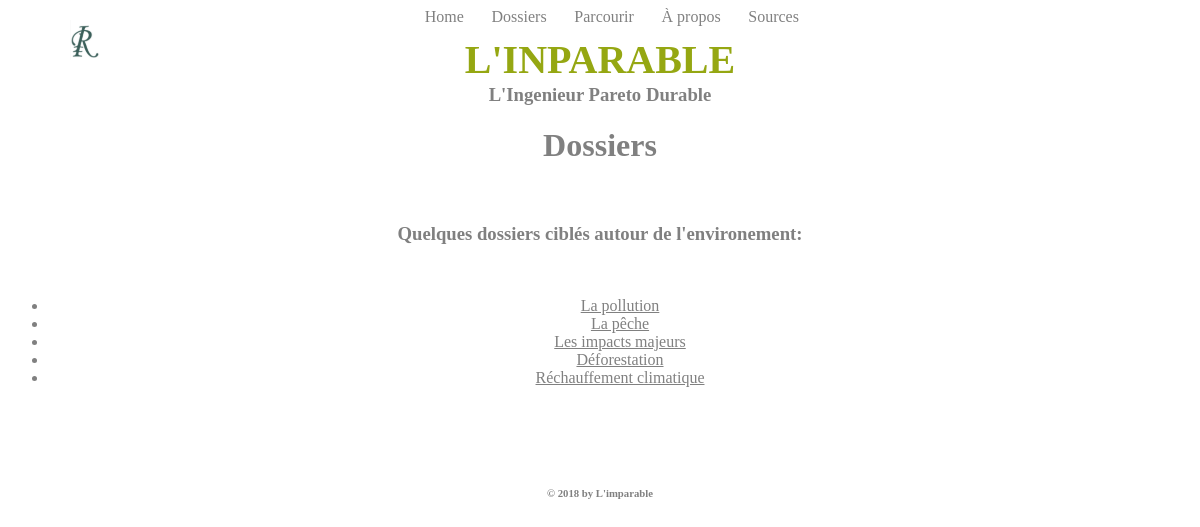
Page /ecosyn/reports/ on the committed database.
### ecosyn/models.py (models this page shows, shortened)
class SujetOrSecteur(models.Model):
    name = models.CharField(max_length = 100)
    title = models.CharField(max_length=200)
    short_description = models.CharField(max_length=400, blank=True)
    date_created = models.DateField(auto_now_add = True)
    header_picture = models.ForeignKey(Picture, null = True, blank = True,
        on_delete = models.SET_NULL,
        related_name="+")
    icon_picture = models.ForeignKey(Icon, null = True, blank = True,
        on_delete = models.SET_NULL,
        related_name="+")
    class Meta:
        abstract = True

class Secteur(SujetOrSecteur):
    color = models.CharField(max_length = 50, default="grey")
    order = models.IntegerField(default = 0)

### ecosyn/views.py (the view)
# urls.py: path('reports/', views.ReportView.as_view(), name= 'reports'),
class ReportView(generic.ListView):
    template_name = 'ecosyn/reports.html'
    def get_queryset(self):
        return Secteur.objects.order_by('-name')

### ecosyn/templates/ecosyn/reports.html
{% extends "ecosyn/base.html" %}
{%block content%}
<h1 style="text-align: center;">Dossiers</h1>
<br>
<h3>Quelques dossiers ciblés autour de l'environement:</h3>
<br>
<ul id="topic_list">
    {% for report in object_list %}
    <li class="topic_item" >
        <a class="topic_link"
           href="{% url 'ecosyn:report_details' report.id %}">
            {{report.title}}
        </a>
    </li>
    {% endfor %}
</ul>
{% endblock content %}

### ecosyn/static/ecosyn/style.css (style rules this page uses)
body,footer { color:grey; font-size: 16px; text-align:center; }
a { color: grey; }

### rows in the picture
Secteur: title "La pollution"
Secteur: title "La pêche"
Secteur: title "Les impacts majeurs"
Secteur: title "Déforestation"
Secteur: title "Réchauffement climatique"
